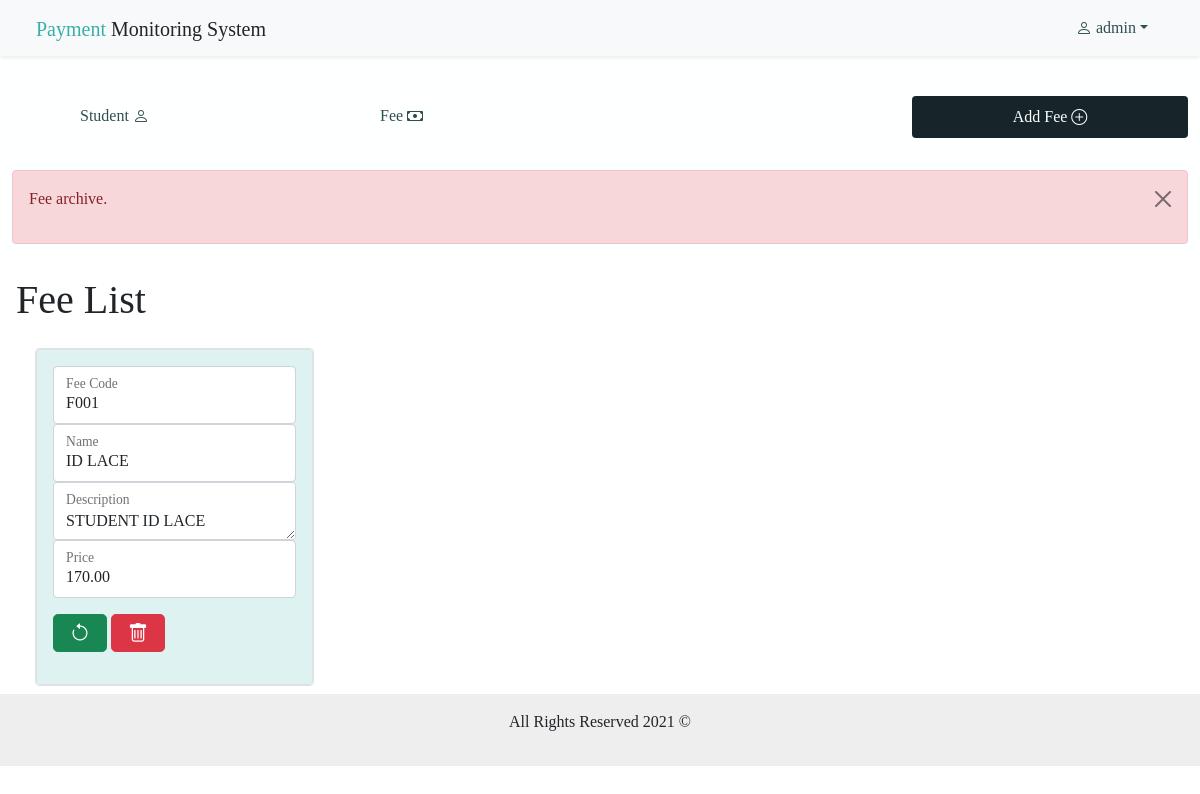
Screenshot of /fee.php?arcfee=yes (signed in) with the database file from the repository.
### tables this page shows
CREATE TABLE `tb_fee` (
  `fee_ID` int(11) NOT NULL,
  `fee_code` varchar(30) NOT NULL,
  `fee_name` varchar(30) NOT NULL,
  `fee_dscrptn` text NOT NULL,
  `fee_due` date NOT NULL,
  `fee_price` double NOT NULL,
  `fee_status` char(1) NOT NULL,
  `date_time` datetime NOT NULL DEFAULT current_timestamp()
);

### includes/functions.inc.php (called while the page is built, shortened)
<?php
    function getFees($conn){
        $sql = "SELECT *
                FROM `tb_fee`
                WHERE fee_status = 'A';";
        $stmt=mysqli_stmt_init($conn);
        if (!mysqli_stmt_prepare($stmt, $sql)){
            return false;
            exit;
        }
        mysqli_stmt_execute($stmt);
        $resultData = mysqli_stmt_get_result($stmt);
        $arr = array();
        if(!empty($resultData)){
            while($row = mysqli_fetch_assoc($resultData)){
                array_push($arr, $row);
            }
            return $arr;
        }
        else{
            return false;
        }
    }
?>

### fee.php (the view, shortened to what this page needs)
<?php
    include_once "includes/db_conn.php";
    include_once "includes/functions.inc.php";
?>
<html>
<head>
    <?php include_once "header.php";?>
    <link rel="stylesheet" href="css/bootstrap.min.css">
    <link rel="stylesheet" href="font/bootstrap-icons.css">
    <link rel="stylesheet" href="style/styles.css">
</head>
<body>
    <?php include_once "nav.php"; ?>
    <div class="container-fluid mt-5 panel-1">
        <div class="row">
            <div class="col-lg-3 col-md-12 col-sm-12 mt-5">
                <ul class="navbar-nav">
                    <li class="nav-item" >
                        <a class="nav-link" href="student.php">
                            Student <i class="bi bi-person"></i>
                        </a>
                    </li>
                </ul>
            </div>
            <div class="col-lg-3 col-md-12 col-sm-12 mt-5">
                <ul class="navbar-nav">
                    <li class="nav-item">
                        <a class="nav-link "  href="fee.php">
                            Fee <i class="bi bi-cash"></i>
                        </a>
                    </li>
                </ul>
            </div>
            <div class="col-lg-3 col-md-12 col-sm-12 mt-5"></div>
            <div class="col-lg-3 col-md-12 col-sm-12 mt-5 mb-3">
                <a class="nav-link btn button-color" data-toggle="collapse" href="#addFee" role="button" aria-expanded="false" aria-controls="addFee">
                    Add Fee <i class="bi bi-plus-circle"></i>
                </a>
            </div>
        </div>
    </div>
    <div class="row m-0 panel-1">
            <div class="col-lg-12 col-sm-12 col-md-12">
                <?php
                if(isset($_GET['error'])){
                    switch($_GET['error']){
                        case 1:
                            if(isset($_GET['feecode'])){ ?>
                                <div class="mt-3 alert alert-danger alert-dismissible fade show" role="alert">
                                    <p>Fee <?php echo $_GET['feecode'];?> Exists.</p>
                                    <button type="button" class="btn-close" data-dismiss="alert" aria-label="Close">
                                    </button>
                                </div>
                            <?php }
                            break;
                        case 2: ?>
                            <div class="mt-3 alert alert-danger alert-dismissible fade show" role="alert">
                                 <p>Adding Record Failed.</p>
                                 <button type="button" class="btn-close" data-dismiss="alert" aria-label="Close">
                                </button>
                            </div>
                            <?php break;
                         case 3: ?>
                            <div class="mt-3 alert alert-danger alert-dismissible fade show" role="alert">
                                 <p>Checking Record Failed.</p>
                                 <button type="button" class="btn-close" data-dismiss="alert" aria-label="Close">
                                </button>
                            </div>
                                <?php break;
                        case 0:
                            if(isset($_GET['feename'])){ ?>
                               <div class="mt-3 alert alert-success alert-dismissible fade show" role="alert">
                                    <p>Fee <?php echo $_GET['feename']; ?> has been added.</p>
                                    <button type="button" class="btn-close" data-dismiss="alert" aria-label="Close">
                                   </button>
                                </div>
                            <?php }
                            break;
                        default:
                            echo '<div class="mt-3 alert alert-danger alert-dismissible fade show" role="alert">
                                 <h6 class="display-6">Oops!</h6>'.$_GET['error'].'<button type="button" class="btn-close" data-dismiss="alert" aria-label="Close">
                                 </button>
                            </div>';
                     }
                    }
                    else if(isset($_GET['arcfee'])){
                        if($_GET['arcfee'] == "yes"){ ?>
                            <div class="mt-3 alert alert-danger alert-dismissible fade show" role="alert">
                                <p>Fee archive.</p>
                                <button type="button" class="btn-close" data-dismiss="alert" aria-label="Close">
                                </button>
                            </div>
                        <?php }
                    }
                ?>
            </div>
    </div>
    <div class="container-fluid">
        <div class="row">
            <h3 class="display-6 m-0 p-3">Fee List</h3>
            <div>
                <div class="col-lg-12 col-md-12 col-sm-12">
         <?php
            $fee_list = getFees($conn);
                if(!empty($fee_list)){
                    foreach($fee_list as $fee_key => $fee){
                    $fee_price = $fee['fee_price'];?>
                    <div class="col-lg-3 col-md-12 col-sm-12 m-1 p-1 float-left">
                        <div class="card border border-bg-gradient" >
                            <div class="card border border-bg-gradient" style="background-color:#DEF2F1;">
                            <div class="card-body">
                            <form action="includes/fee.inc.php" method="POST">
                                <div class="form-floating">
                                    <input type="text" class="form-control" name="fee_code" id="fee<?php echo $fee['fee_ID']; ?>" value="<?php echo $fee['fee_code']; ?>" required>
                                    <label for="fee<?php echo $fee['fee_ID']; ?>" class="form-label">Fee Code</label>
                                </div>
                                <div class="form-floating">
                                    <input type="text" class="form-control" name="fee_name" id="fee<?php echo $fee['fee_ID']; ?>" value="<?php echo $fee['fee_name']; ?>" required >
                                    <label for="fee<?php echo $fee['fee_ID']; ?>" class="form-label">Name</label>
                                </div>
                                <div class="form-floating">
                                    <textarea name="fee_dscrptn" type="text" class="form-control" required><?php echo $fee['fee_dscrptn']; ?></textarea>
                                <label for="fee<?php echo $fee['fee_ID']; ?>" class="form-label">Description</label>
                                </div>
                                <div class="form-floating">
                                    <input type="number" class="form-control" name="fee_price" id="fee<?php echo $fee['fee_ID']; ?>" value="<?php echo sprintf("%.2f",$fee_price); ?>" required>
                                    <label for="fee<?php echo $fee['fee_ID']; ?>" class="form-label">Price</label>
                                </div>
                                <button class="btn btn-success mt-3 btn-lg" name="updatefee_submit"> <i class="bi bi-arrow-counterclockwise"></i> </button>
                                <a href="fee.php?archivefee=<?php echo $fee['fee_ID']; ?>" class="btn btn-danger mt-3 btn-lg" title="Archive <?php echo $fee['fee_name']; ?>"><i class="bi bi-trash"></i> </a>
                            </form>
                            </div>
                            </div>
                        </div>
                    </div>
        <?php }
    }
    else{
        echo "<h4> No Records Found.</h4>";
    }   ?>
        </div>
    </div>
    </div>
    </div>
</body>
<?php include_once "footer.php"; ?>
</html>

### style/styles.css (style rules this page uses)
body { font-family: verdana; }
.navbar-nav > li > a { color: darkslategray; margin-left: 68px; }
a { color: darkslategray; }
.panel-1 { background-color: #FEFFFF; }
.button-color { background-color: #17252A; color: #FEFFFF; }

### rows the page displays
tb_fee: fee_code "F001", fee_name "ID LACE", fee_dscrptn "STUDENT ID LACE", fee_price "170.00"

### other values shown
$_SESSION['userlogged'] "admin"
